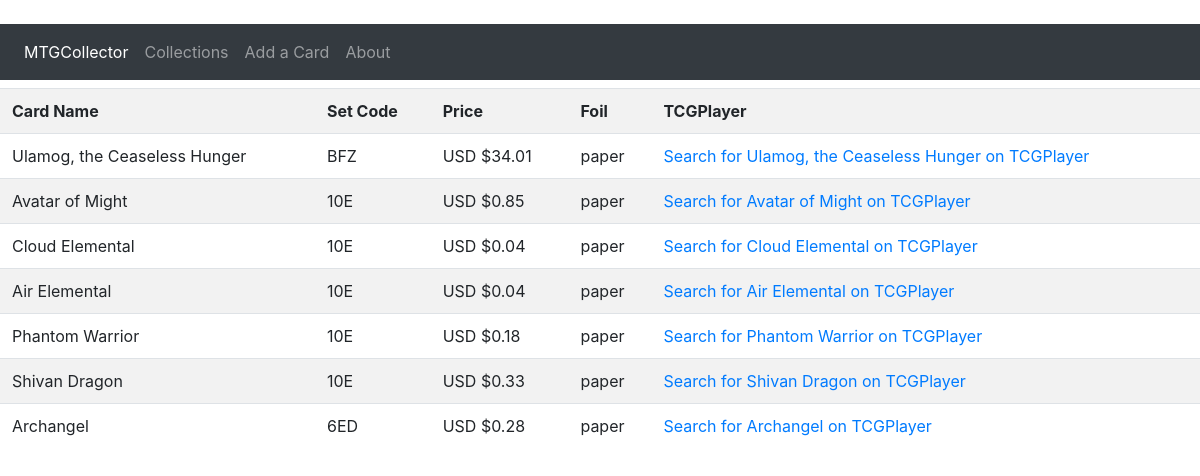
Page /collection on the committed database.
### mtgcollector/models.py (models this page shows, shortened)
class CollectionCard(db.Model):
    id = db.Column(db.Integer, primary_key=True)
    name = db.Column(db.String(50), nullable=False)
    set = db.Column(db.String(50), nullable=False)
    foil = db.Column(db.String(10), nullable=False)
    price = db.Column(db.Float, nullable=False)
    collection_id = db.Column(db.Integer, db.ForeignKey('collection.id'), nullable=False)

### mtgcollector/views.py (the view)
@app.route('/collection')
def collections():
    return render_template('collection.html', collection=CollectionCard.query.filter_by(collection_id=1))

### mtgcollector/templates/collection.html (shortened to what this page needs)
{% extends "layout.html" %}
{% block content %}
    <div class="content-section">
        <table class="table table-striped">
            <tr>
                <th>Card Name</th>
                <th>Set Code</th>
                <th>Price</th>
                <th>Foil</th>
                <th>TCGPlayer</th>
            </tr>
            {% for card in collection %}
            <tr>
                <td>{{ card.name }}</td>
                <td>{{ card.set }}</td>
                <td>USD ${{ card.price }}</td>
                <td>{{ card.foil }}</td>
                <td><a href="https://www.tcgplayer.com/search/all/product?q={{ card.name }}">Search for {{ card.name }} on TCGPlayer</a></td>
            </tr>
            {% endfor %}
        </table>
    </div>
{% endblock content %}

### mtgcollector/templates/layout.html (shortened to what this page needs)
﻿<!doctype html>
<html lang="en">
<head>
    <link rel="stylesheet" href="https://stackpath.bootstrapcdn.com/bootstrap/4.4.1/css/bootstrap.min.css">
</head>
<body>
    <div>
        <nav class="navbar navbar-expand-sm bg-dark navbar-dark">
            <ul class="navbar-nav">
                <li class="nav-item active">
                    <a class="nav-link" href="{{ url_for('home') }}">MTGCollector</a>
                </li>
                <li class="nav-item">
                    <a class="nav-link" href="{{ url_for('collections') }}">Collections</a>
                </li>
                <li class="nav-item">
                    <a class="nav-link" href="{{ url_for('add_card') }}">Add a Card</a>
                </li>
                <li class="nav-item">
                    <a class="nav-link" href="{{ url_for('about') }}">About</a>
                </li>
            </ul>
        </nav>
    </div>
    {% block content %} {% endblock content %}
</body>
</html>

### rows in the picture
CollectionCard: name "Ulamog, the Ceaseless Hunger", set "BFZ", price "34.01", foil "paper"
CollectionCard: name "Avatar of Might", set "10E", price "0.85", foil "paper"
CollectionCard: name "Cloud Elemental", set "10E", price "0.04", foil "paper"
CollectionCard: name "Air Elemental", set "10E", price "0.04", foil "paper"
CollectionCard: name "Phantom Warrior", set "10E", price "0.18", foil "paper"
CollectionCard: name "Shivan Dragon", set "10E", price "0.33", foil "paper"
CollectionCard: name "Archangel", set "6ED", price "0.28", foil "paper"
